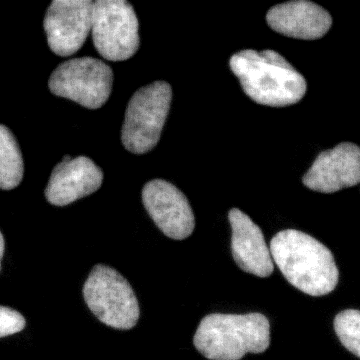
#> input picture 4_BBBC038v1_ImageSubset_individual_dataset/test/frame1.png, 360 x 360 px, given as the content of the folder Frames, which was not available
$ python 1_otsu_binary_threshold.py
#> lines starting #> are read from the running program, lines starting #| are printed output that depends on the picture; after the words box and inside, x2 and y2 are one past the last pixel; in counts of white or black regions, pixels touching at a corner belong together; pictures that were not available may be replaced by others from this repository, and a replacement may not be noted
import cv2
import numpy as np
import os


# Declare path and filetype of cell microscopy images
items = os.listdir("Frames")
newlist = []
for names in items:
    if names.endswith(".png"):
        newlist.append(names)
b = len(newlist)
print(b)
a = 1


# Apply otsu binary thresholding to image dataset
while a <= b:
    image_path = "Frames/frame"+str(a)+".png"
    image = cv2.imread(image_path, cv2.IMREAD_COLOR)
#> image is the input picture: shape (360, 360, 3); min 0, max 255, mean 43.7

    # Adjust opencv hyperparameters such as kernel size
    blur = cv2.GaussianBlur(cv2.cvtColor(image, cv2.COLOR_BGR2GRAY), (9, 9), 0)
    mask_otsu = cv2.threshold(blur, 0, 255, cv2.THRESH_BINARY+cv2.THRESH_OTSU)[1]
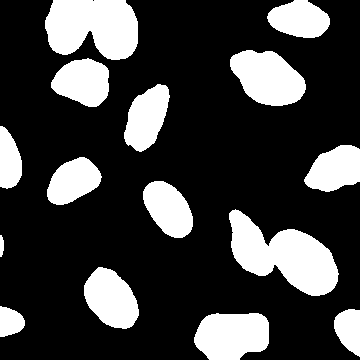
#> mask_otsu: shape (360, 360); 24.7% white; 15 white regions, largest, box (x1, y1, x2, y2) and area: (229, 209, 339, 296) 5085, (45, 0, 138, 60) 4503, (230, 50, 306, 106) 3003
    kernel = np.ones((4, 4), np.uint8)
    display_image = image.copy()

    display_image[mask_otsu != 0] = (255, 255, 255)
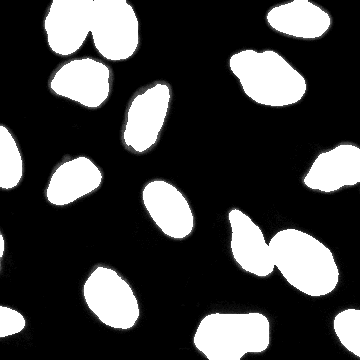
#> display_image: shape (360, 360, 3); min 0, max 255, mean 66.1
    cv2.imwrite("./Otsu/frame"+str(a)+"_otsu.png", display_image)
    a += 1

$ run again, on 4_BBBC038v1_ImageSubset_individual_dataset/test/frame2.png
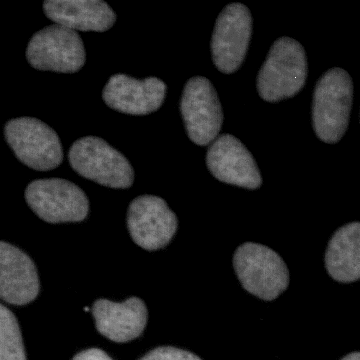
#> input picture 4_BBBC038v1_ImageSubset_individual_dataset/test/frame2.png, 360 x 360 px, given in place of frame1.png, which was not available
#> image is the input picture: shape (360, 360, 3); min 0, max 255, mean 24.7
#> `mask_otsu = cv2.threshold(blur, 0, 255, cv2.THRESH_BINARY+cv2.THRESH_O..`:
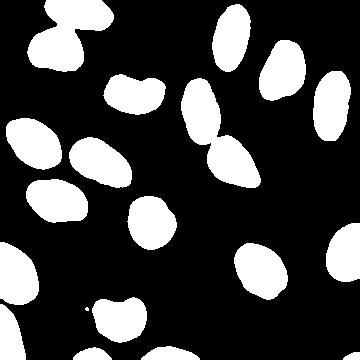
#> mask_otsu: shape (360, 360); 26.3% white; 19 white regions (1 under 20 px), largest, box (x1, y1, x2, y2) and area: (181, 78, 261, 188) 3952, (27, 0, 114, 72) 3784, (234, 243, 288, 300) 2217
#> `display_image[mask_otsu != 0] = (255, 255, 255)`:
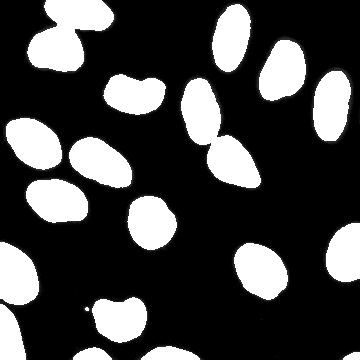
#> display_image: shape (360, 360, 3); min 0, max 255, mean 68.6

$ run again, on 4_BBBC038v1_ImageSubset_individual_dataset/test/frame3.png
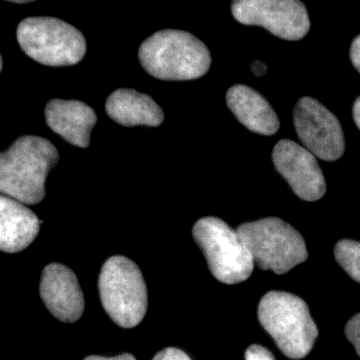
#> input picture 4_BBBC038v1_ImageSubset_individual_dataset/test/frame3.png, 360 x 360 px, given in place of frame1.png, which was not available
#> image is the input picture: shape (360, 360, 3); min 0, max 255, mean 41.2
#> `mask_otsu = cv2.threshold(blur, 0, 255, cv2.THRESH_BINARY+cv2.THRESH_O..`:
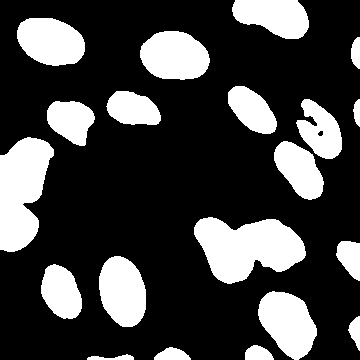
#> mask_otsu: shape (360, 360); 26.1% white; 20 white regions, largest, box (x1, y1, x2, y2) and area: (194, 217, 306, 284) 4958, (0, 137, 54, 252) 4324, (258, 291, 317, 360) 2733
#> `display_image[mask_otsu != 0] = (255, 255, 255)`:
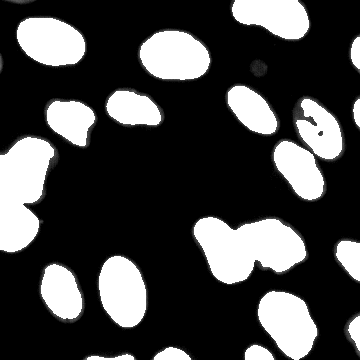
#> display_image: shape (360, 360, 3); min 0, max 255, mean 69.7

$ run again, on 4_BBBC038v1_ImageSubset_individual_dataset/test/frame4.png
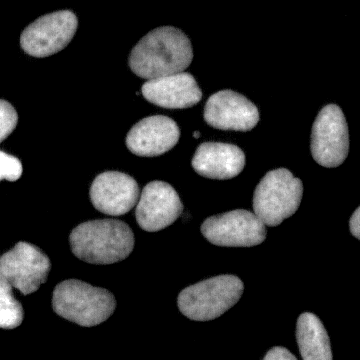
#> input picture 4_BBBC038v1_ImageSubset_individual_dataset/test/frame4.png, 360 x 360 px, given in place of frame1.png, which was not available
#> image is the input picture: shape (360, 360, 3); min 0, max 255, mean 37.9
#> `mask_otsu = cv2.threshold(blur, 0, 255, cv2.THRESH_BINARY+cv2.THRESH_O..`:
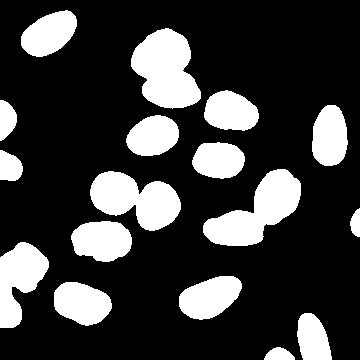
#> mask_otsu: shape (360, 360); 23.5% white; 17 white regions, largest, box (x1, y1, x2, y2) and area: (131, 28, 201, 109) 3869, (203, 169, 301, 246) 3722, (90, 171, 181, 231) 3395
#> `display_image[mask_otsu != 0] = (255, 255, 255)`:
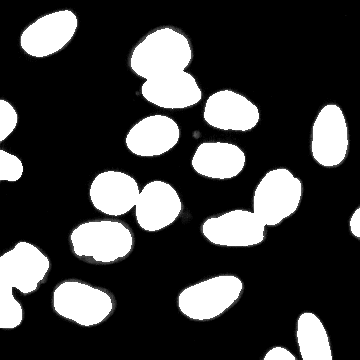
#> display_image: shape (360, 360, 3); min 0, max 255, mean 62.6
